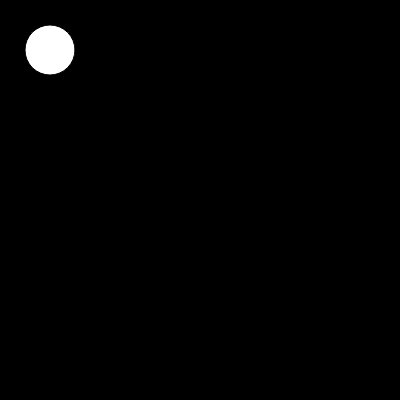
Frame 1 (no input)
Frame 60 (no input): identical to frame 1, image omitted
Frame 120 (the mouse pressed at the canvas centre since frame 60): identical to frame 1, image omitted

The p5.js sketch that drew this single still picture (run headless with seeded random() and noise() and a simulated clock; from frame 60 on, the mouse is pressed at the canvas centre):

// p5.js sketch
// ── sketch.js
let player_init_x = 50;
let player_init_y = 50;
let player;

function setup() {
  createCanvas(400, 400);
  player = new Player(player_init_x, player_init_y);
    
}

function draw() {
  background(0);
	

    player.display();
    player.move();
    player.inBounds();
}

// ── enemy.js
// Code modified from Dan Shiffman's Nature of Code
// [Shiffman, Dan. "Coding Challenge 61.1: Evolutionary Steering behaviors - Part 1." The Coding Train](https://www.youtube.com/watch?v=flxOkx0yLrY) 
// Instead of having having multiple objects I have one Enemy that is targeting a player. 
// github.com/shiffman/The-Nature-of-Code-Examples-p5.js/tree/master/chp06_agents/NOC_6_01_Seek


class Enemy {

    constructor(x,y) {
    
        this.position = createVector(x,y);
        this.velocity = createVector(0,-2);
        this.acceleration = createVector(0,0);
        this.size = 32;
        //this.r = this.size / 2;
        this.maxspeed = 5;
        this.maxforce = 0.2;

    }

    // Creates an update function that will update my variables.
    update(){
        this.position.add (this.velocity);
        this.velocity.add (this.acceleration);
        this.velocity.limit (this.maxpseed);
        this.acceleration.mult(0);
    }


    applyForce(force) {
        this.acceleration.add(force);
    }


    // Steering equation applied. Steering = desired - velocity 
    seek(target){
        let desired = p5.Vector.sub(target, this.position);

        desired.setMag(this.maxspeed)

        let steering = p5.Vector.sub(desired, this.velocity)
        steering.limit(this.maxforce);

        this.applyForce(steering);
    }

    // Displays the Enemy on screen
    display(){

        ellipse(this.position.x, this.position.y, this.size);
    }
}

// ── goal.js
class Goal {

    constructor(){
        this.size = width * .1;
        // this controls how close to have to be to reach the goal
        this.r = this.size / 2.5;
        this.x = width * .5;
        this.y = height * .5;
    }

    displayPortal(){

        ellipse(this.x, this.y, this.size);
    }

}


// ── player.js
class Player {

    constructor(x,y){

        this.player_x = x;
        this.player_y = y;
        this.size = 50;
    }

    display(){

        ellipse(this.player_x, this.player_y, this.size);
    }

    move(){
        if (keyIsDown (LEFT_ARROW) ) {
            this.player_x -=5;
        } 
        if (keyIsDown(RIGHT_ARROW) ) {
            this.player_x += 5;
        } 
        if (keyIsDown (UP_ARROW) ) {
            this.player_y -=5;
        } 
        if (keyIsDown (DOWN_ARROW) ) {
            this.player_y +=5;
        }
    }

    inBounds(){
        if (this.player_x <= 0) {
            this.player_x = 0;
        }
        if (this.player_y <= 0) {
            this.player_y = 0;
        }
        if (this.player_x >= width ) {
            this.player_x = width;
        }
        if (this.player_y >= height) {
            this.player_y = height;
        }
    }
}
